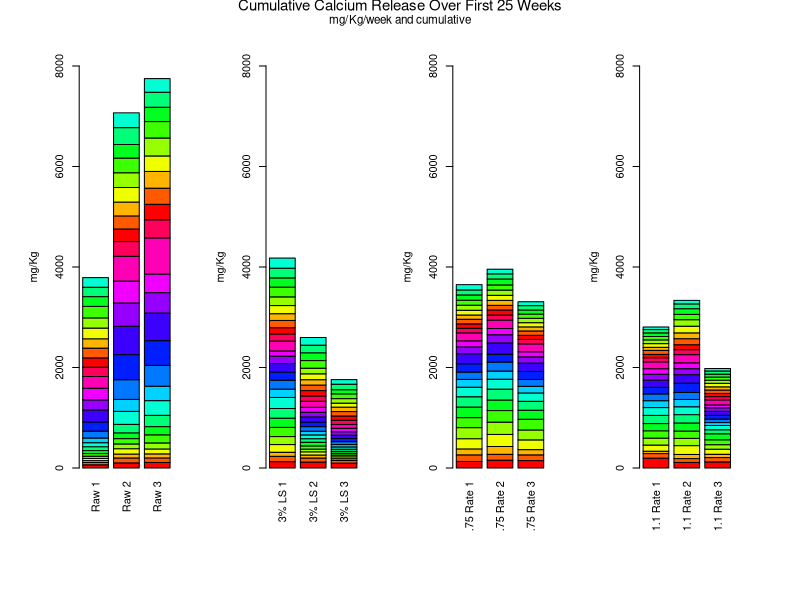

The R source for this figure:
#read data from csv file
#this program produces a barplot from a tabular data
DT=read.csv("1_Ca_mg.csv",header=T,sep=",",stringsAsFactors=FALSE)

#set up plotting symbols and colors
par(pch=30, col="black") # plotting symbol and color 
par(mfrow=c(1,4)) # all plots on one page 
par(oma=c(4,2,2,2))

#Assign empty space around the graphs
par(mar=c(5,3,2,2)+1.0)

#define plot function
myPlot <- function(c1,c2,ylabupper, names ){
barplot(as.matrix(DT[c(c1:c2)]),
        col=rainbow(17),
        xlab="",
        names.arg=names,
        ylab="mg/Kg",
        ylim=c(0,ylabupper),
        las=3 # use to make the xaxis labels vertical
)

}

#now plot it. you can chance the upper limit as needed
myPlot(2,4,8000, names=c("Raw 1","Raw 2","Raw 3"))
myPlot(5,7,8000,names=c("3% LS 1","3% LS 2","3% LS 3"))
myPlot(8,10,8000,names=c(".75 Rate 1",".75 Rate 2",".75 Rate 3"))
myPlot(11,13,8000,names=c("1.1 Rate 1","1.1 Rate 2","1.1 Rate 3"))

#add some heading
mtext("Cumulative Calcium Release Over First 25 Weeks", outer = TRUE, cex = 0.9, line=1)
mtext("mg/Kg/week and cumulative", outer = TRUE, cex = 0.7, line=0)

######################################
# yOU CAN RUN THE CODE BELOW FOR MORE
# 
# myPlot(2,4,12000, names=c("Raw 1","Raw 2","Raw 3"))
# myPlot(5,7,12000,names=c("3% LS 1","3% LS 2","3% LS 3"))
# myPlot(8,10,12000,names=c(".75 Rate 1",".75 Rate 2",".75 Rate 3"))
# myPlot(11,13,12000,names=c("1.1 Rate 1","1.1 Rate 2","1.1 Rate 3"))
# mtext("Cumulative Calcium Release Over First 25 Weeks", outer = TRUE, cex = 0.9, line=1)
# mtext("mg/Kg/week and cumulative", outer = TRUE, cex = 0.7, line=0)

